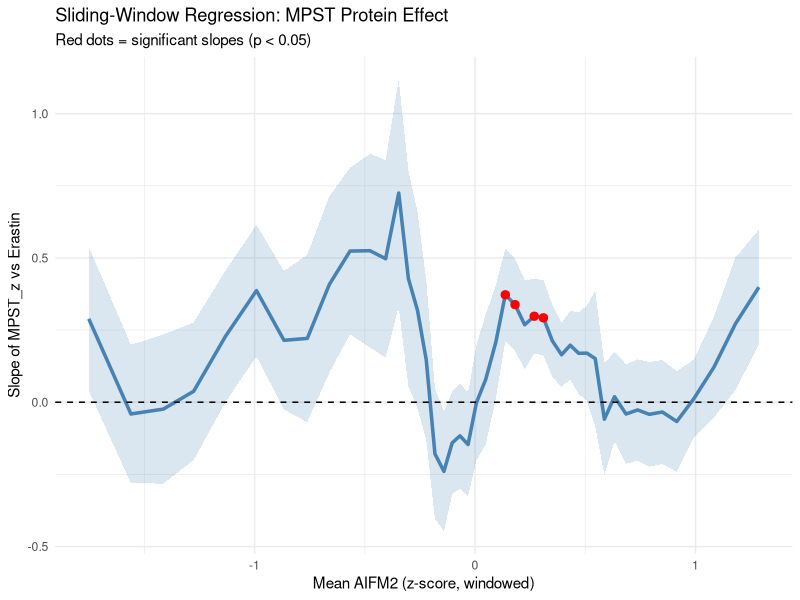
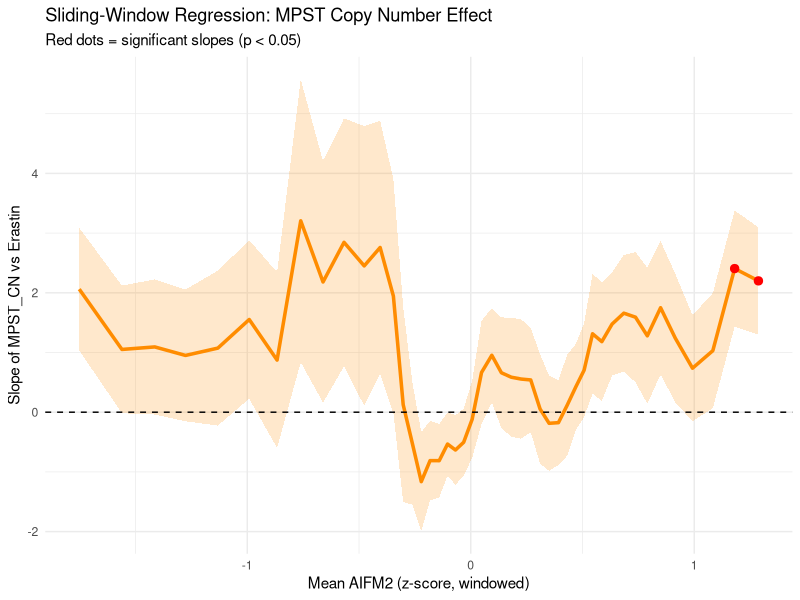

Recreate these plots in R, in order.
library(dplyr)
library(broom)
library(knitr)
library(kableExtra)
library(ggplot2)

# ---------------------------
# Parameters
# ---------------------------
window_size <- 40
step_size <- 5

# ---------------------------
# Load dataset
# ---------------------------
data <- read.csv("data/processed/Merged_CN_Protein_complete.csv")

# Ensure z-scores exist
if(!"AIFM2_z" %in% colnames(data)) {
  data$AIFM2_z <- scale(data$AIFM2_protex, center=TRUE, scale=TRUE)[,1]
}
if(!"MPST_z" %in% colnames(data)) {
  data$MPST_z <- scale(data$MPST_protex, center=TRUE, scale=TRUE)[,1]
}

# Sort by AIFM2_z
data_sorted <- data %>% arrange(AIFM2_z)

# ---------------------------
# Function for sliding window regression
# ---------------------------
window_regression <- function(df, predictor, outcome, x_align, window_size, step_size) {
  results <- data.frame()
  n <- nrow(df)
  
  for(start_idx in seq(1, n - window_size + 1, by = step_size)) {
    window_data <- df[start_idx:(start_idx + window_size - 1), ]
    mod <- lm(as.formula(paste(outcome, "~", predictor)), data = window_data)
    tidy_mod <- tidy(mod)
    
    slope <- tidy_mod$estimate[tidy_mod$term == predictor]
    se    <- tidy_mod$std.error[tidy_mod$term == predictor]
    pval  <- tidy_mod$p.value[tidy_mod$term == predictor]
    
    mean_align <- mean(window_data[[x_align]], na.rm=TRUE)
    n_samples <- nrow(window_data)
    
    results <- rbind(results, data.frame(
      AIFM2_z = mean_align,
      slope = slope,
      se = se,
      p_value = pval,
      n_samples = n_samples,
      predictor = predictor
    ))
  }
  
  return(results)
}

# ---------------------------
# Run sliding regressions
# ---------------------------
protein_window <- window_regression(data_sorted, "MPST_z", "Erastin_log2", "AIFM2_z", window_size, step_size)
cn_window      <- window_regression(data_sorted, "MPST_CN", "Erastin_log2", "AIFM2_z", window_size, step_size)

# ---------------------------
# Plot Protein vs Erastin
# ---------------------------
plot_protein <- ggplot(protein_window, aes(x=AIFM2_z, y=slope)) +
  geom_line(color="steelblue", size=1.2) +
  geom_ribbon(aes(ymin=slope-se, ymax=slope+se), alpha=0.2, fill="steelblue") +
  geom_hline(yintercept=0, linetype="dashed", color="black") +
  # highlight significant points
  geom_point(data = subset(protein_window, p_value < 0.05),
             aes(x=AIFM2_z, y=slope),
             color="red", size=2.5) +
  labs(x="Mean AIFM2 (z-score, windowed)", 
       y="Slope of MPST_z vs Erastin", 
       title="Sliding-Window Regression: MPST Protein Effect",
       subtitle="Red dots = significant slopes (p < 0.05)") +
  theme_minimal()

# ---------------------------
# Plot CN vs Erastin
# ---------------------------
plot_cn <- ggplot(cn_window, aes(x=AIFM2_z, y=slope)) +
  geom_line(color="darkorange", size=1.2) +
  geom_ribbon(aes(ymin=slope-se, ymax=slope+se), alpha=0.2, fill="darkorange") +
  geom_hline(yintercept=0, linetype="dashed", color="black") +
  # highlight significant points
  geom_point(data = subset(cn_window, p_value < 0.05),
             aes(x=AIFM2_z, y=slope),
             color="red", size=2.5) +
  labs(x="Mean AIFM2 (z-score, windowed)", 
       y="Slope of MPST_CN vs Erastin", 
       title="Sliding-Window Regression: MPST Copy Number Effect",
       subtitle="Red dots = significant slopes (p < 0.05)") +
  theme_minimal()

# Save plots
ggsave("Protein_vs_Erastin_Windowed.png", plot_protein, width=7, height=5, dpi=300)
ggsave("CN_vs_Erastin_Windowed.png", plot_cn, width=7, height=5, dpi=300)
